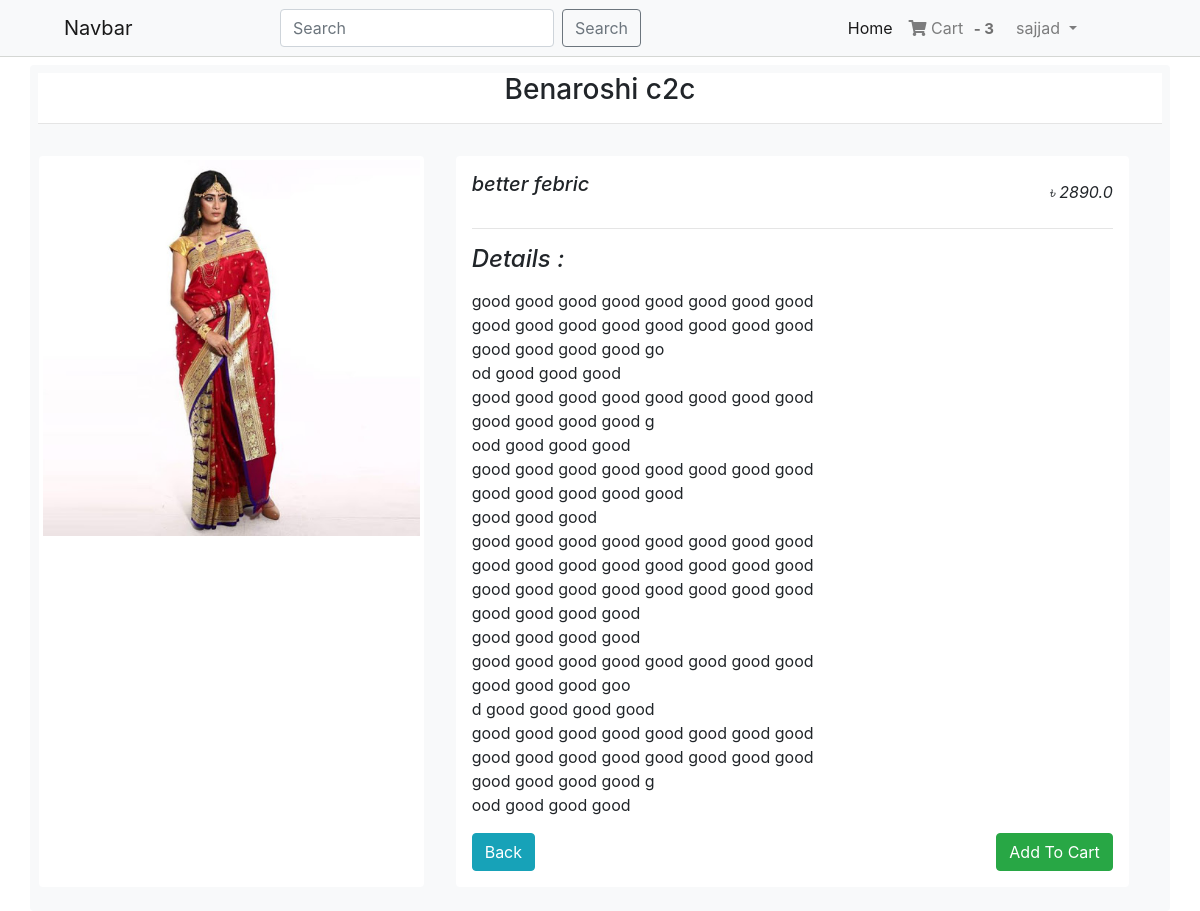
Page /details/1/ (signed in) on the committed database.
### Login/models.py (models this page shows, shortened)
class User(AbstractBaseUser,PermissionsMixin):
    email = models.EmailField(unique=True,null=False)
    is_staff = models.BooleanField(
        ugettext_lazy('staff status'),
        default=False,
        help_text=ugettext_lazy('Designates whether the user can log in this site'),
    )
    is_active= models.BooleanField(
        ugettext_lazy('active'),
        default=True,
        help_text=ugettext_lazy("Designates whether this user should be treated as active . Unselect this instead of deleting account ")
    )
    USERNAME_FIELD = 'email'
    objects = MyUserManager()

class Profile(models.Model):
    user = models.OneToOneField(User,on_delete=models.CASCADE,related_name="profile")
    username = models.CharField(max_length=264,blank=True)
    full_name = models.CharField(max_length=264,blank=True)
    address_1 = models.TextField(max_length=512,blank=True)
    city = models.CharField(max_length=40,blank=True)
    zipcode = models.CharField(max_length=10,blank=True)
    country = models.CharField(max_length=56,blank=True)
    phone = models.CharField(max_length=20,blank=True)
    date_joined = models.DateTimeField(auto_now_add=True)

### Order/models.py (models this page shows, shortened)
class Order(models.Model):
    orders_item = models.ManyToManyField(Cart)
    user = models.ForeignKey(settings.AUTH_USER_MODEL,on_delete=models.CASCADE)
    ordered = models.BooleanField(default=False)
    created = models.DateTimeField(auto_now_add=True)
    paymentId = models.CharField(max_length=264,blank=True,null=True)
    orederId = models.CharField(max_length=264,blank=True,null=True)

### Shop/models.py (models this page shows, shortened)
class Product(models.Model):
    category = models.ForeignKey(Category,on_delete=models.CASCADE,related_name='category')
    main_image = models.ImageField(upload_to='media/Products')
    name = models.CharField(max_length=86)
    preview_text = models.TextField(max_length=128,verbose_name='Preview Text')
    detail_text = models.TextField(max_length=1024,verbose_name="Description")
    price = models.FloatField()
    old_price = models.FloatField(default=0.00)
    created = models.DateTimeField(auto_now_add=True)
    class Meta:
        ordering = ['-created']

### Shop/views.py (the view)
# urls.py: path('details/<pk>/',views.productDetail.as_view(),name='details'),
class productDetail(LoginRequiredMixin,DetailView):
    model = Product
    template_name = 'Shop/product_details.html'

### Order/templatetags/cart_counter.py (called while the page is built)
@register.filter
def cart_count(user):
    order = Order.objects.filter(user = user,ordered=False)
    if order.exists():
        return order[0].orders_item.count()
    else:
        return 0

### templates/Shop/product_details.html (shortened to what this page needs)
{% extends "Base.html" %}
{% block body_block %}
  <div class="container bg-light rounded p-2">
      <div class="bg-white">
        <center><h3>{{object.name}}</h3></center>
        <hr>
      </div>
      <div class="row">
        <div class="col-sm-12 col-md-4 bg-white rounded p-1 m-3 image">
            <a href="#">
                <img src="/media/{{object.main_image}}" alt="Image" style="width: 100%;">
            </a>
        </div>
        <div class="col-sm-12 col-md-7 bg-white p-3 rounded detail m-3">
            <div class="detail_head">
                <div>
                    <h5><i>{{object.preview_text|linebreaks}}</i></h5>
                </div>
                <div>
                    <i>&#2547; <span>{{object.price}}</span></i>
                </div>
            </div>
            <hr>
            <i><h4>Details : </h4></i>
            <p>
                {{object.detail_text|linebreaks}}
            </p>
            <div class="detail_head">
                <a href="{% url 'Shop:home' %}"><button class="btn btn-info">Back</button> </a>
                <a href="{% url 'Order:add' object.pk %}"><button class="btn btn-success">Add To Cart</button> </a>
            </div>
        </div>
      </div>
  </div>
{% endblock body_block %}

### templates/navbar.html (shortened to what this page needs)
{% load cart_counter %}
<div class="sticky-top" style="border-bottom: 1px solid rgba(212, 214, 211, 0.959);">
  <nav class="navbar navbar-expand-lg navbar-light bg-light">
    <a class="navbar-brand mx-5" href="#">Navbar</a>
    <div class="collapse navbar-collapse" id="navbarSupportedContent">
      <form class="form-inline my-2 my-lg-0 m-auto">
        <input class="form-control mr-sm-2" type="search" placeholder="Search" aria-label="Search">
        <button class="btn btn-outline-secondary my-2 my-sm-0" type="submit">Search</button>
      </form>
      <ul class="navbar-nav m-auto">
        <li class="nav-item active">
          <a class="nav-link" href="{% url 'Shop:home' %}">Home <span class="sr-only">(current)</span></a>
        </li>
        {% if user.is_authenticated %}
        <li class="nav-item">
          <a class="nav-link" href="{% url 'Order:cart' %}">
            <i class="fa fa-shopping-cart"></i>
            Cart
            <span class="badge badge-light" style="font-size: 15px; color: rgb(112, 112, 112);" >- {{request.user|cart_count }} </span></a>
        </li>
        <li class="nav-item dropdown">
            <a class="nav-link dropdown-toggle" href="#" id="navbarDropdown" role="button" data-toggle="dropdown" aria-haspopup="true" aria-expanded="false">
              {% if user.profile.username %}
              {{user.profile.username}}
              {% else %}
              Profile
              {% endif %}
            </a>
          </li>
        {% else %}
        <li class="nav-item">
            <a class="nav-link" href="{% url 'Login:login' %}">Login</a>
        </li>
        {% endif %}
      </ul>
    </div>
  </nav>
</div>

### templates/Shop/product_details.html (style rules this page uses)
.detail_head { display: flex; justify-content: space-between; flex-wrap: wrap; align-items: center; }

### rows in the picture
User: user|cart_count "3", profile.username "sajjad"
Product: name "Benaroshi c2c", main_image (picture), preview_text "better febric", price "2890.0", detail_text "good good good good good good good good good good good good good good good good good good good good go od good good good good good good good good good good good good good good good g ood good good good good good good good good good good good good good good good good good good good good good good good good good good good good good good good good good good good good good good good good good good good good good good good good good good good good good good good good good good good good good good goo d good good good good good good good good good good good good good good good good good good good good good good good good g ood good good good"
